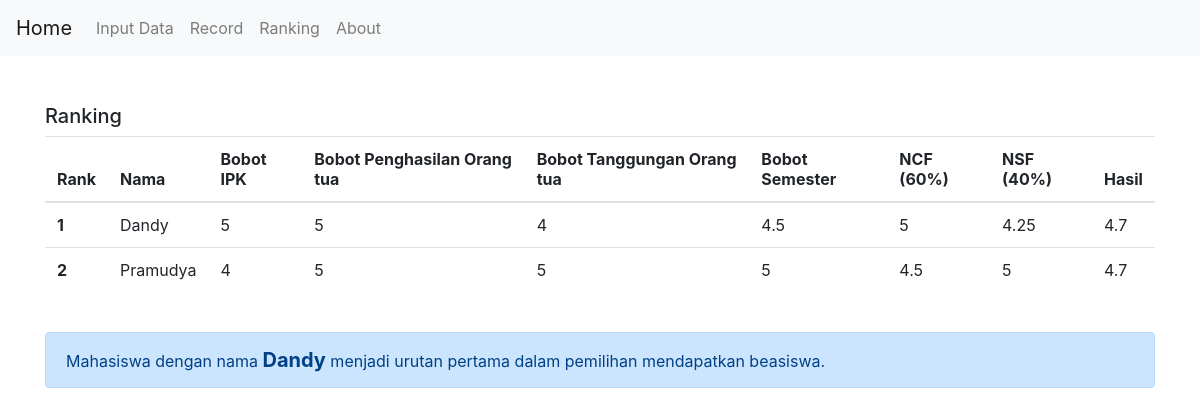
The page /rangking.php on the database its author committed.
### tables this page shows
CREATE TABLE `hasilsiswa` (
  `nama` varchar(30) NOT NULL,
  `bobotipk` float NOT NULL,
  `bobotpenghasilan` float NOT NULL,
  `bobottanggungan` float NOT NULL,
  `bobotsmt` float NOT NULL,
  `ncf` float NOT NULL,
  `nsf` float NOT NULL,
  `hasil` float NOT NULL
);

### rangking.php (the view, shortened to what this page needs)
<?php
    include "koneksi.php";
?>
<html>
<head>
    <link rel="stylesheet" href="https://stackpath.bootstrapcdn.com/bootstrap/4.3.1/css/bootstrap.min.css">
</head>
<body>
    <nav class="navbar navbar-expand-lg navbar-light bg-light">
        <a class="navbar-brand" href="index.php">Home</a>
        <div class="collapse navbar-collapse" id="navbarNav">
        <ul class="navbar-nav">
            <li class="nav-item">
                <a class="nav-link" href="inputdata.php">Input Data</a>
            </li>
          <li class="nav-item">
            <a class="nav-link" href="proses.php">Record</a>
          </li>
          <li class="nav-item">
            <a class="nav-link" href="rangking.php">Ranking</a>
          </li>
            <li class="nav-item">
                <a class="nav-link" href="about.php">About</a>
            </li>
        </ul>
        </div>
    </nav>
    <div class="container"><br><br>
    <h5>Ranking</h5>
    <table class="table table-hover">
        <thead>
            <tr>
                <th scope="col">Rank</th>
                <th scope="col">Nama</th>
                <th scope="col">Bobot IPK</th>
                <th scope="col">Bobot Penghasilan Orang tua</th>
                <th scope="col">Bobot Tanggungan Orang tua</th>
                <th scope="col">Bobot Semester</th>
                <th scope="col">NCF (60%)</th>
                <th scope="col">NSF (40%)</th>
                <th scope="col">Hasil</th>
            </tr>
        </thead>
        <tbody>
            <?php
                $query = mysqli_query($koneksi,"SELECT * FROM hasilsiswa ORDER BY hasil DESC");
                if(mysqli_num_rows($query)>0){
            ?>
            <?php
                $a = 1;
                while($data = mysqli_fetch_array($query)){
            ?>
            <tr>
                <th scope="row"><?php echo $a; ?></th>
                <td><?php echo $data["nama"];?></td>
                <td><?php echo $data["bobotipk"];?></td>
                <td><?php echo $data["bobotpenghasilan"];?></td>
                <td><?php echo $data["bobottanggungan"];?></td>
                <td><?php echo $data["bobotsmt"];?></td>
                <td><?php echo $data["ncf"];?></td>
                <td><?php echo $data["nsf"];?></td>
                <td><?php echo $data["hasil"];?></td>
            </tr>
            <?php $a++; } ?>
            <?php } ?>
        </tbody>
    </table>
    <br>
    <?php
        $query = mysqli_query($koneksi,"SELECT * FROM hasilsiswa ORDER BY hasil DESC LIMIT 1");
        if(mysqli_num_rows($query)>0){
    ?>
    <?php
        $a = 1;
        while($data = mysqli_fetch_array($query)){
    ?>
    <div class="alert alert-primary" role="alert">
        Mahasiswa dengan nama <b style="font-size: 15pt;"><?php echo $data["nama"];?></b> menjadi urutan pertama dalam pemilihan mendapatkan beasiswa.
    </div>
    <?php $a++; } ?>
    <?php } ?>
    </div>
</body>
</html>

### rows shown on the page
hasilsiswa: nama "Dandy", bobotipk "5", bobotpenghasilan "5", bobottanggungan "4", bobotsmt "4.5", ncf "5", nsf "4.25", hasil "4.7"
hasilsiswa: nama "Pramudya", bobotipk "4", bobotpenghasilan "5", bobottanggungan "5", bobotsmt "5", ncf "4.5", nsf "5", hasil "4.7"
